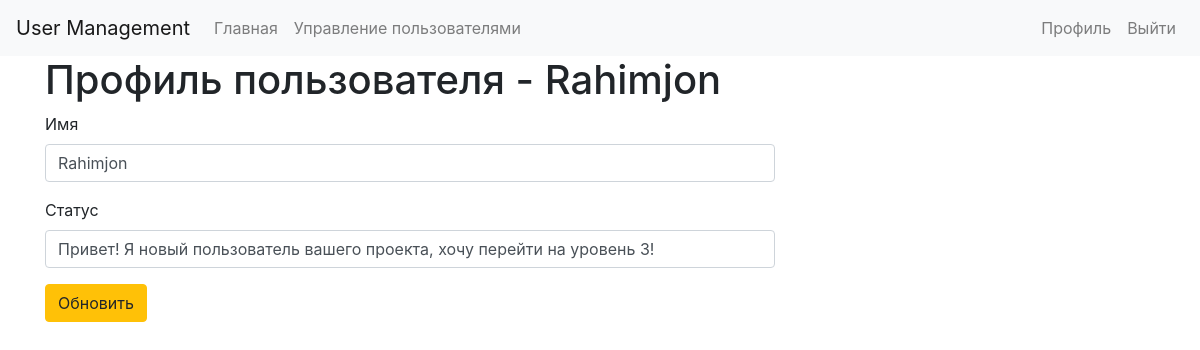
Screenshot of /users/edit.php?id=1 (signed in) with the database file from the repository.
### tables this page shows
CREATE TABLE `users` (
  `id` int(11) NOT NULL,
  `username` varchar(255) NOT NULL,
  `email` varchar(255) NOT NULL,
  `group_id` int(11) NOT NULL DEFAULT '1',
  `status` varchar(255) DEFAULT NULL,
  `register_data` date DEFAULT NULL,
  `password` varchar(255) NOT NULL
);

### classes/user.php (called while the page is built, shortened)
<?php
class User {
    private $db, $data, $sessionName, $isLoggedIn, $cookieName;
    public function __construct($user = null) {
        $this->db = Database::getInstance();
        $this->sessionName = Config::get('session.user_session');
        if(!$user) {
            if(Session::exists($this->sessionName)) {
                $user = Session::get($this->sessionName);
                if($this->find($user)) {
                    $this->isLoggedIn = true;
                }
            }
        } else {
            $this->find($user);
        }
    }
    public function find($value = null) {
        if(is_numeric($value)) {
            $this->data = $this->db->get('users', ['id', '=', $value])->first();
        } else {
            $this->data = $this->db->get('users', ['email', '=', $value])->first();
        }
        if($this->data) {
            return true;
        }
        return false;
    }
    public function data() {
        return $this->data;
    }
    public function isLoggedIn() {
        return $this->isLoggedIn;
    }
    public function hasPermissions($key = null) {
        if($key) {
            $group = $this->db->get('groups', ['id', '=', $this->data()->group_id]);
             if ($group->count()) {
                 $permissions = $group->first()->permissions;
                 $permissions = json_decode($permissions, true);
                 if ($permissions[$key]) {
                     return true;
                 }
             }
        }
        return false;
    }
}

### classes/config.php (called while the page is built)
<?php
class Config {
    public static function get($path = null) {
        if($path) {
            $config = $GLOBALS['config'];
            $path = explode('.', $path);
            foreach($path as $item) {
                if(isset($config[$item])) {
                    $config = $config[$item];
                }
            }
            return $config;
        }
        return false;
    }
}

### classes/database.php (called while the page is built, shortened)
<?php
class Database {
    private static $instance = null;
    private $pdo, $query, $error = false, $results, $count;
    private function __construct() {
        try {
            $this->pdo = new PDO("mysql:host=" . Config::get('mysql.host') . ";dbname=" . Config::get('mysql.database'), Config::get('mysql.username'), Config::get('mysql.password'));
        } catch (PDOException $exception) {
            die($exception->getMessage());
        }
    }
    public static function getInstance() {
        if(!isset(self::$instance)) {
            self::$instance = new Database;
        }
        return self::$instance;
    }
    public function query($sql, $params = [])
    {
        $this->error = false;
        $this->query = $this->pdo->prepare($sql);
        if(count($params)) {
            $i = 1;
            foreach($params as $param) {
                $this->query->bindValue($i, $param);
                $i++;
            }
        }
        if(!$this->query->execute()) {
            $this->error = true;
        } else {
            $this->results = $this->query->fetchAll(PDO::FETCH_OBJ);
            $this->count = $this->query->rowCount();
        }
        return $this;
    }
    public function error()
    {
        return $this->error;
    }
    public function results()
    {
        return $this->results;
    }
    public function count()
    {
        return $this->count;
    }
    public function get($table, $where = [])
    {
        return $this->action('SELECT *', $table, $where);
    }
    public function action($action, $table, $where = [])
    {
        if(count($where) === 3) {
            $operators = ['=', '>', '<', '>=', '<='];
            $field = $where[0];
            $operator = $where[1];
            $value = $where[2];
            if(in_array($operator, $operators)) {
                $sql = "{$action} FROM {$table} WHERE {$field} {$operator} ?";
                if(!$this->query($sql, [$value])->error()) {
                    return $this;
                }
            }
        }
        return false;
    }
    public function first()
    {
        return $this->results()[0];
    }
}

### users/edit.php (the view, shortened to what this page needs)
<?php
$user = new User;
$getUserID = $_GET['id'];
$getUser = new User($getUserID);
?>
<!DOCTYPE html>
<html lang="en">
<head>
  <link rel="stylesheet" href="https://stackpath.bootstrapcdn.com/bootstrap/4.4.1/css/bootstrap.min.css">
</head>
<body>
<nav class="navbar navbar-expand-lg navbar-light bg-light">
    <a class="navbar-brand" href="../index.php">User Management</a>
    <div class="collapse navbar-collapse" id="navbarSupportedContent">
        <ul class="navbar-nav mr-auto">
            <li class="nav-item">
                <a class="nav-link" href="../index.php">Главная</a>
            </li>
            <?php if ($user->hasPermissions('admin')): ?>
                <li class="nav-item">
                    <a class="nav-link" href="index.php">Управление пользователями</a>
                </li>
            <?php endif; ?>
        </ul>
        <?php if (!$user->isLoggedIn()): ?>
            <ul class="navbar-nav">
                <li class="nav-item">
                    <a href="../login.php" class="nav-link">Войти</a>
                </li>
                <li class="nav-item">
                    <a href="../register.php" class="nav-link">Регистрация</a>
                </li>
            </ul>
        <?php else: ?>
            <ul class="navbar-nav">
                <li class="nav-item">
                    <a href="../profile.php?id=<?= $user->data()->id;?>" class="nav-link">Профиль</a>
                </li>
                <li class="nav-item">
                    <a href="../logout.php" class="nav-link">Выйти</a>
                </li>
            </ul>
        <?php endif; ?>
    </div>
</nav>
   <div class="container">
     <div class="row">
       <div class="col-md-8">
           <h1>Профиль пользователя - <?= $getUser->data()->username; ?></h1>
         <form action="" class="form" method="post">
           <div class="form-group">
             <label for="username">Имя</label>
             <input type="text" id="username" name="username" class="form-control" value="<?= $getUser->data()->username; ?>">
           </div>
           <div class="form-group">
             <label for="status">Статус</label>
             <input type="text" id="status" name="status" class="form-control" value="<?= $getUser->data()->status; ?>">
           </div>
           <div class="form-group">
             <button class="btn btn-warning" type="submit">Обновить</button>
           </div>
         </form>
       </div>
     </div>
   </div>
</body>
</html>

### rows the page displays
users: username "Rahimjon", status "Привет! Я новый пользователь вашего проекта, хочу перейти на уровень 3!"
